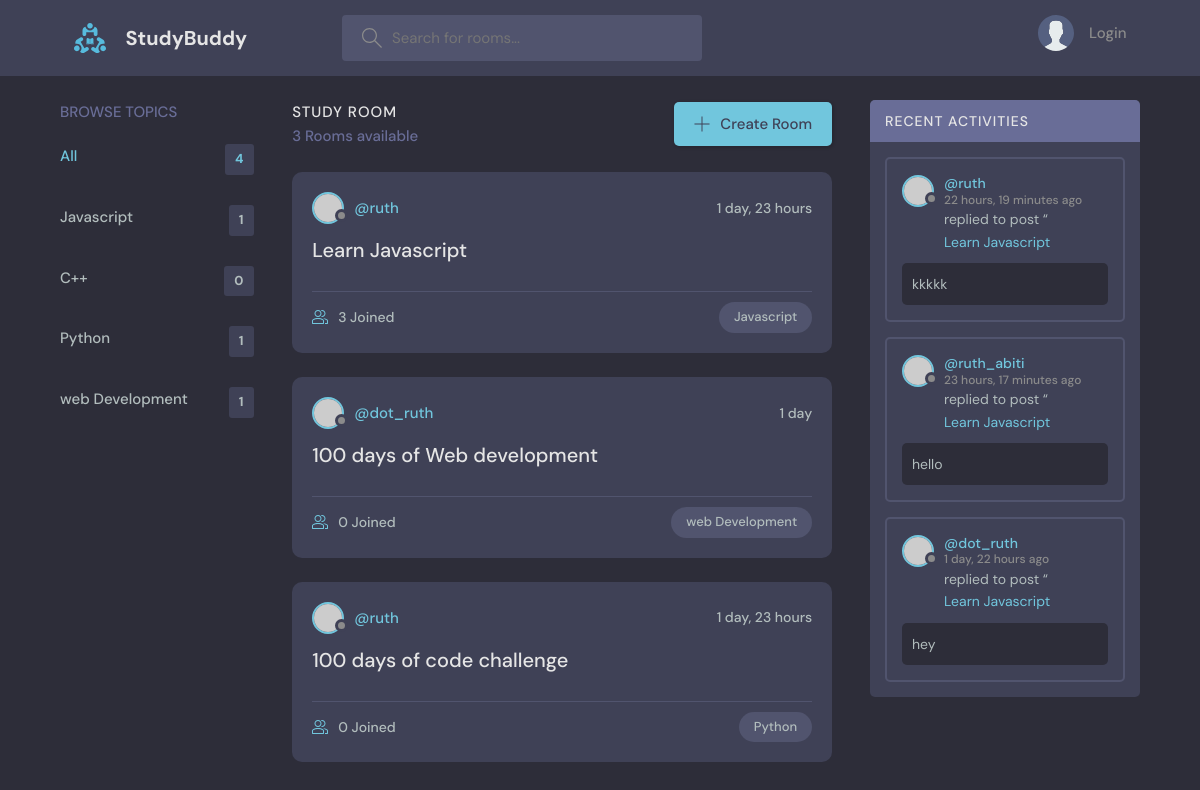
Before: / with the older database file.
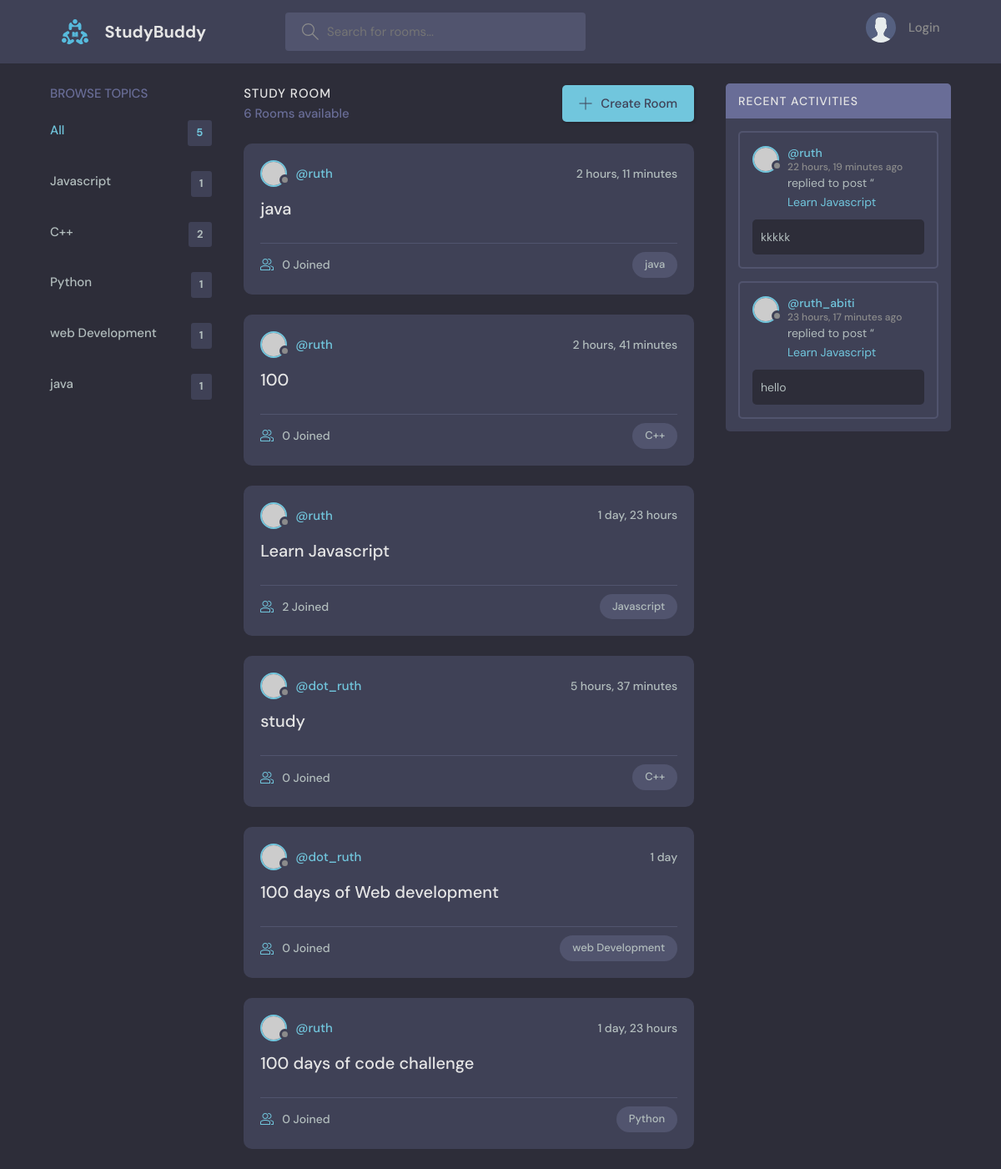
After: the same page with the newer database file.
### base/models.py (models this page shows, shortened)
class Topic(models.Model):
    name = models.CharField(max_length=200)
    def __str__(self):
        return self.name

class Room(models.Model):
    host = models.ForeignKey(User, on_delete=models.SET_NULL, null=True)
    topic = models.ForeignKey(Topic, on_delete=models.SET_NULL, null=True)
    name = models.CharField(max_length=200)
    description = models.TextField(null=True, blank=True)
    participants = models.ManyToManyField(
        User, related_name='participants', blank=True)
    updated = models.DateTimeField(auto_now=True)
    created = models.DateTimeField(auto_now_add=True)
    class Meta:
        ordering = ['-updated', '-created']
    def __str__(self):
        return self.name

class Message(models.Model):
    user = models.ForeignKey(User, on_delete=models.CASCADE)
    room = models.ForeignKey(Room, on_delete=models.CASCADE)
    body = models.TextField()
    updated = models.DateTimeField(auto_now=True)
    created = models.DateTimeField(auto_now_add=True)
    class Meta:
        ordering = ['-updated', '-created']

### base/views.py (the view)
# urls.py: path('', views.home, name="home"),
def home(request):
    q = request.GET.get('q') if request.GET.get('q') != None else ''
    rooms = Room.objects.filter(Q(topic__name__icontains=q) |
                                Q(name__icontains=q) | Q(description__icontains=q))
    room_count = rooms.count
    room_message = Message.objects.filter(Q(room__name__icontains=q))
    topics = Topic.objects.all()
    context = {'rooms': rooms, 'topics': topics,
               'room_count': room_count, 'room_message': room_message}
    return render(request, 'base/home.html', context)

### base/templates/base/home.html (shortened to what this page needs)
{% extends 'main.html' %}
{% block content %}
    <main class="layout layout--3">
      <div class="container">
        {% include 'base/topics_component.html'%}
        <div class="roomList">
          <div class="roomList__header">
            <div>
              <h2>Study Room</h2>
              <p>{{room_count}} Rooms available</p>
            </div>
            <a class="btn btn--main" href="{% url 'create-room' %}">
              <svg version="1.1" xmlns="http://www.w3.org/2000/svg" width="32" height="32" viewBox="0 0 32 32">
                <title>add</title>
                <path
                  d="M16.943 0.943h-1.885v14.115h-14.115v1.885h14.115v14.115h1.885v-14.115h14.115v-1.885h-14.115v-14.115z"
                ></path>
              </svg>
              Create Room
            </a>
          </div>
          {% include 'base/feed_component.html' %}
        </div>
        {% include 'base/activities_component.html'%}
      </div>
    </main>
{% endblock content %}

### base/templates/base/topics_component.html
<div class="topics">
    <div class="topics__header">
      <h2>Browse Topics</h2>
    </div>
    <ul class="topics__list">
      <li>
        <a href="{% url 'home'%}" class="active">All <span>{{topics.count}}</span></a>
      </li>
      {% for topic in topics%}
      <li>
        <a href="{% url 'home'%}?q={{topic.name}}">{{topic.name}} <span>{{topic.room_set.all.count}}</span></a>
      </li>
      {% endfor %}
    </ul>
  </div>

### base/templates/base/feed_component.html (shortened to what this page needs)
{% for room in rooms %}
<div class="roomListRoom">
    <div class="roomListRoom__header">
      <a href="{% url 'user-profile' room.host.id%}" class="roomListRoom__author">
        <div class="avatar avatar--small">
          <img src="https://randomuser.me/api/portraits/women/11.jpg" />
        </div>
        <span>@{{room.host.username}}</span>
      </a>
      <div class="roomListRoom__actions">
        <span>{{room.created|timesince}}</span>
      </div>
    </div>
    <div class="roomListRoom__content">
      <a href="{% url 'room' room.id %}">{{room.name}}</a>
    </div>
    <div class="roomListRoom__meta">
      <a href="{% url 'room' room.id %}" class="roomListRoom__joined">
        {{room.participants.all.count}} Joined
      </a>
      <p class="roomListRoom__topic">{{room.topic}}</p>
    </div>
  </div>
{% endfor %}

### base/templates/base/activities_component.html (shortened to what this page needs)
<div class="activities">
        <div class="activities__header">
          <h2>Recent Activities</h2>
        </div>
        {% for message in room_message %}
        <div class="activities__box">
          <div class="activities__boxHeader roomListRoom__header">
            <a href="{% url 'user-profile' message.user.id %}" class="roomListRoom__author">
              <div class="avatar avatar--small">
                <img src="https://randomuser.me/api/portraits/women/11.jpg" />
              </div>
              <p>
                @{{message.user}}
                <span>{{message.created|timesince}} ago</span>
              </p>
            </a>
          </div>
          <div class="activities__boxContent">
            <p>replied to post “<a href="{% url 'room' message.room.id%}">{{message.room}}</a></p>
            <div class="activities__boxRoomContent">
                {{message.body}}
            </div>
          </div>
        </div>
        {% endfor %}
      </div>

Changed rows visible on the page:
removed Message: user "dot_ruth", created "1 day, 22 hours", room "Learn Javascript", body "hey"
computed for Topic (number 2 of 5 on the later page): room_set.all.count "0" → "2"
added Topic: name "java", room_set.all.count "1"
added Room: host.username "ruth", created "2 hours, 11 minutes", name "java", participants.all.count "0", topic "java"
added Room: host.username "ruth", created "2 hours, 41 minutes", name "100", participants.all.count "0", topic "C++"
changed Room "Learn Javascript": participants.all.count "3" → "2"
added Room: host.username "dot_ruth", created "5 hours, 37 minutes", name "study", participants.all.count "0", topic "C++"
Other visible differences:
{{ topics.count }}: "4" → "5"
{{ room_count }}: "3" → "6"
